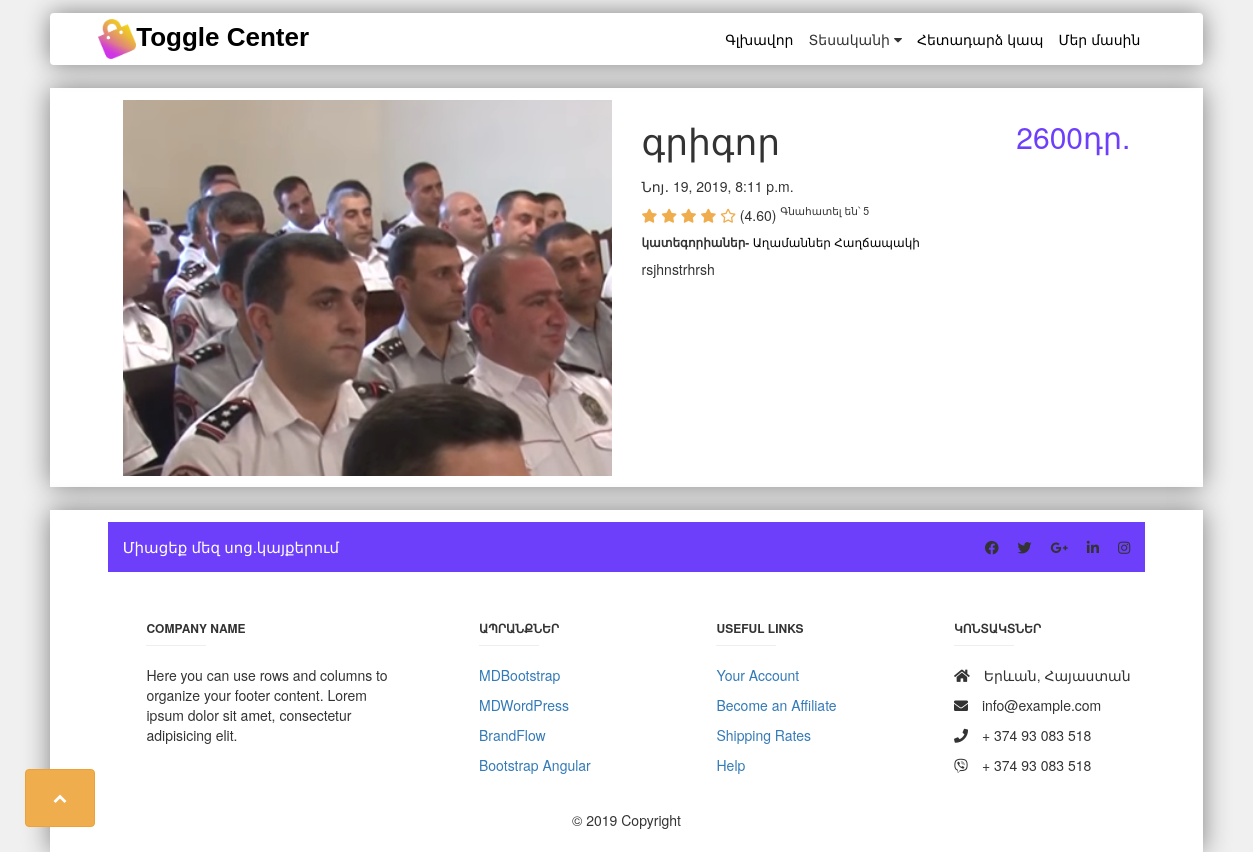
The app's page /products/aaaa/ with its own data.
### products/models.py (models this page shows, shortened)
class product(models.Model):
	name = models.CharField(max_length=50)
	add_date = models.DateTimeField(auto_now_add=True)
	slug = models.SlugField(unique=True, primary_key=True)
	best = models.BooleanField(default=False)
	available = models.BooleanField(default=True)
	category = models.ManyToManyField('categories', related_name='products')
	rate_count = models.IntegerField(default=0)
	rate_all = models.IntegerField(default=0)
	rate = models.FloatField(default=0)
	about = models.TextField(max_length=800)
	price = models.IntegerField(default=0)
	image = models.ImageField(upload_to="productpic/%Y/%m/%d")

class categories(models.Model):
	name = models.CharField(max_length=50)
	slug = models.SlugField(unique=True, primary_key=True)
	def __str__(self):
		return str(self.name)

### products/views.py (the view)
# urls.py: path('<prd>/', prd_det, name='prd_det'),
def prd_det(request, prd):
	pr=product.objects.get(slug=prd)
	return render(request, 'products/about_prod.html',{'prod':pr})

### products/templates/products/about_prod.html (shortened to what this page needs)
{% extends 'base.html' %}
{% block main %}
<div style="display: flex;">
	<div class="col-6">
		<img style="width: 100%;" src="{{ prod.image.url }}" alt="">
	</div>
	<div class="col-6">
		<span class="prod_det_nmprice"><h1>{{ prod.name }}</h1> <h2>{{ prod.price }}դր.</h2> </span>
		<h5>{{ prod.add_date }}</h5>
		<div>
			{% for e in '12345'|make_list %}
				{% if forloop.counter <= prod.rate %}
					<a href="{% url 'rate_prd' prd=prod.slug rt=forloop.counter %}"><i class="fas fa-star"></i></a>
				{% else %}
					<a href="{% url 'rate_prd' prd=prod.slug rt=forloop.counter %}"><i class="far fa-star"></i></a>
				{% endif %}
			{% endfor %}
			({{ prod.rate | floatformat:-2 }}) <sup>Գնահատել են՝ {{ prod.rate_count }}</sup>
		</div>
		<h6 class="dd_nav_menu_div"><strong>կատեգորիաներ-</strong>{% for categ in prod.category.all %} <a href="{% url 'cat_set' cat=categ.slug %}">{{ categ }}</a> {% endfor %}</h6>
		<p>{{ prod.about }}</p>
	</div>
</div>
{% endblock %}

### static/css/style.css (style rules this page uses)
body { background-color:#F0F0F0 !important; padding: 1% 4%; }
.dd_nav_menu_div>a { transition: color 0.4s ease 0s; color: #000000; white-space: nowrap; display: inline-block; }
.prod_det_nmprice { display: flex; justify-content: space-between; }
.prod_det_nmprice>h2 { color: #6E3FFB; }
.fa-star { color: #F0AD4E; }

### records on screen
product: image (picture), name "գրիգոր", price "2600", add_date "Նոյ․ 19, 2019, 8:11 p.m.", rate "4.60", rate_count "5", about "rsjhnstrhrsh"
categories: name "Աղամաններ"
categories: name "Հաղճապակի"
